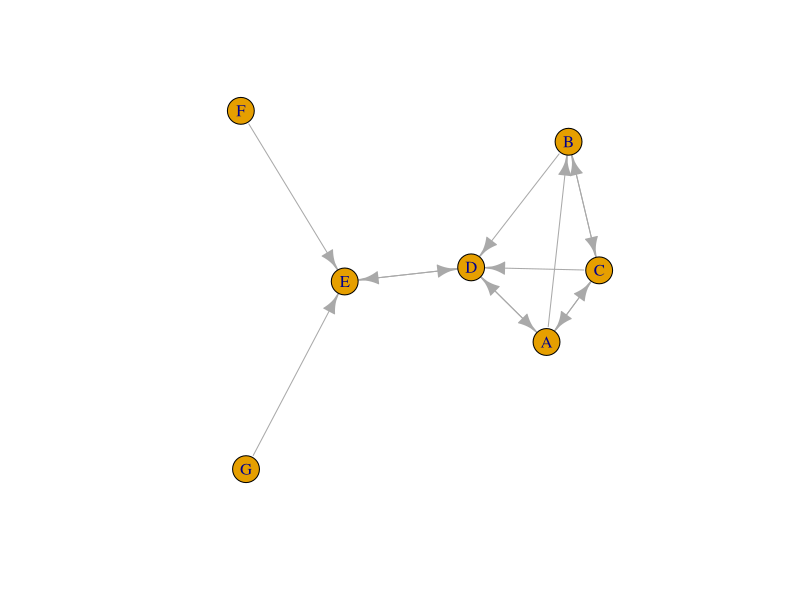
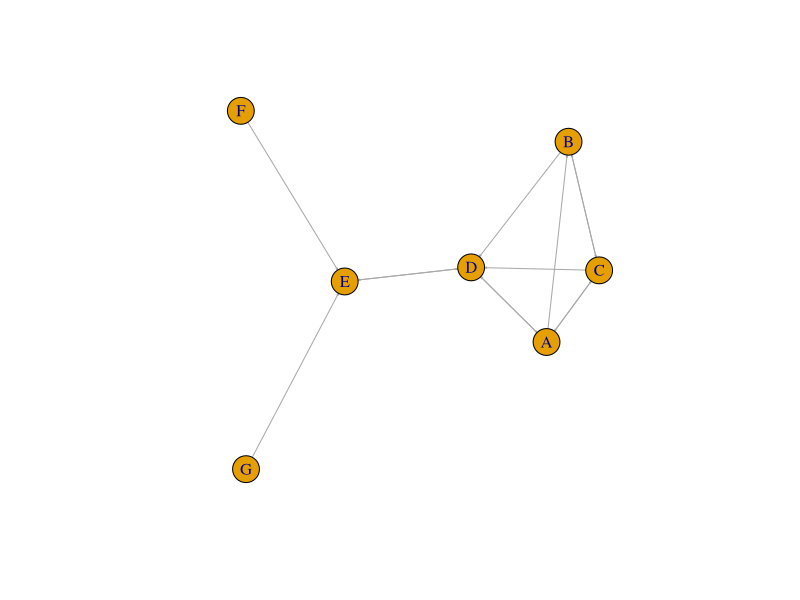
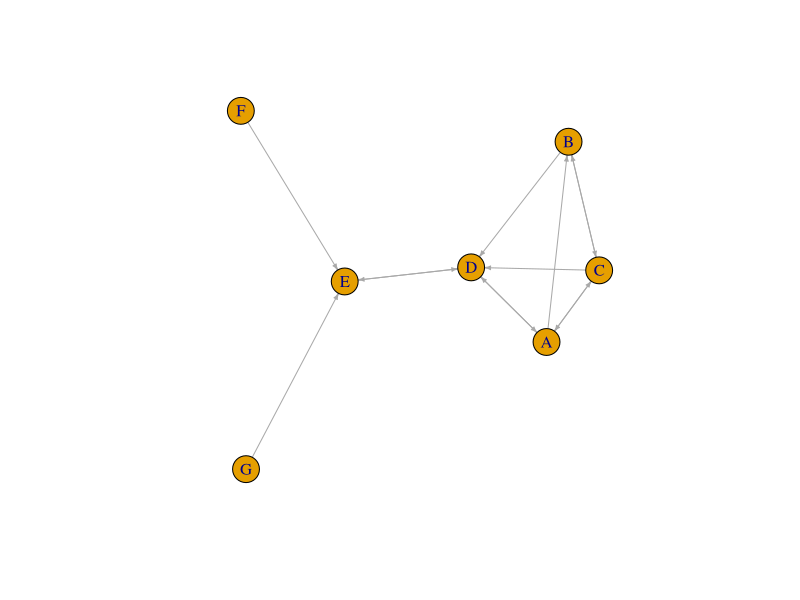
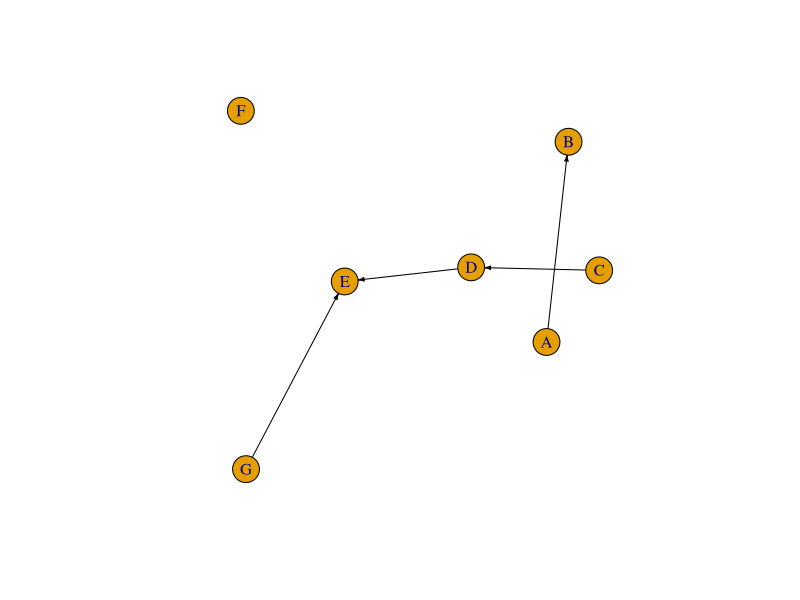
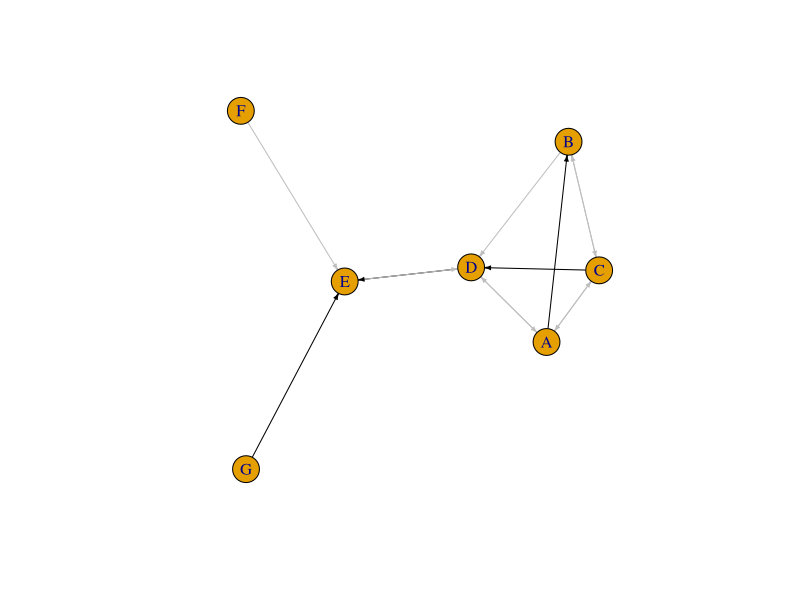
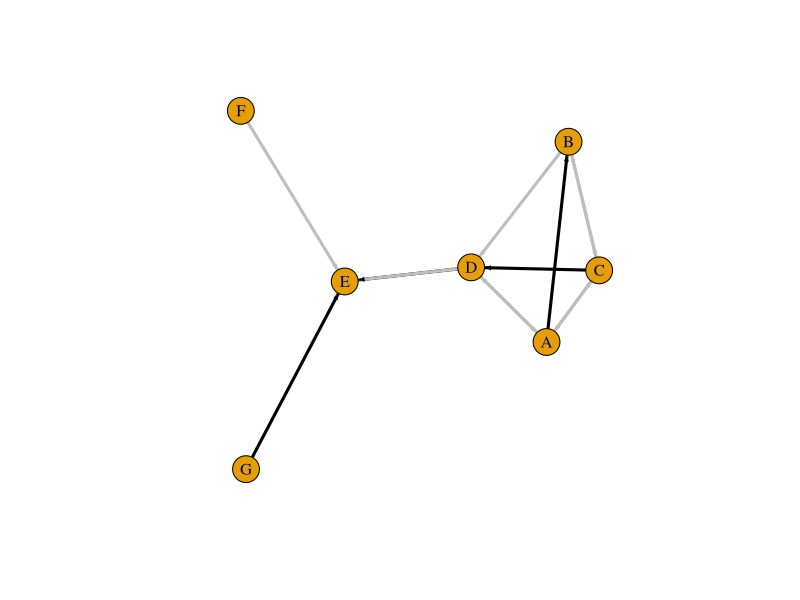
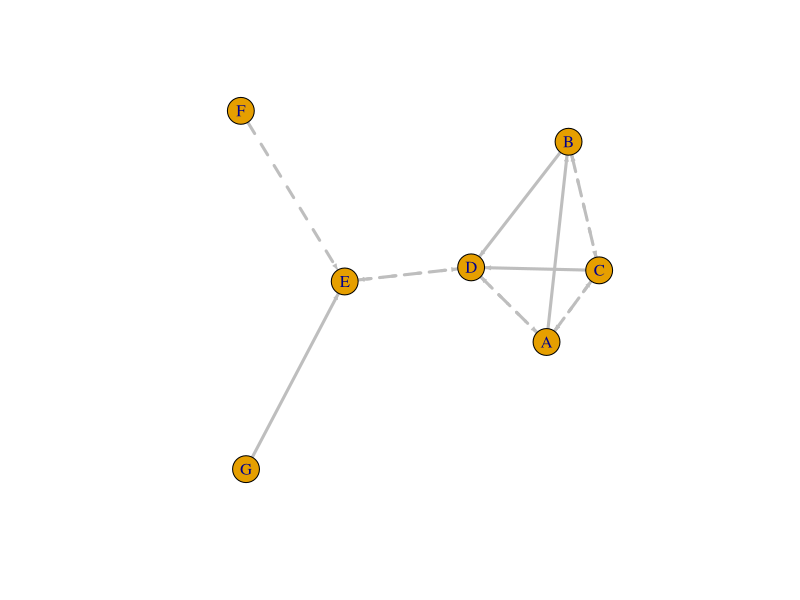
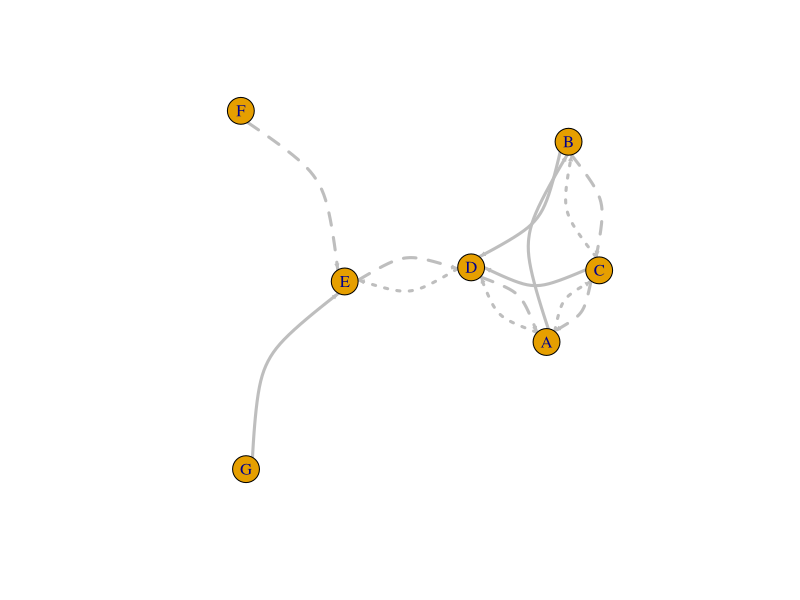

Generate these figures, in order, with R:
# Tutorial NSMA - igraph 
# Visualisate: Edges

library(igraph)
graphics.off()
rm(list=ls())

# zie ook de iets uitgebreidere tutorial over vertices
# de vormgeving daarvan werkt grotendeels hetzelfde


# -------- Begin met het simpele netwerk uit de eerdere opdracht ---------

# Maak een adjacency matrix
am_fr <- matrix(0, 7, 7)
colnames(am_fr) <- c("A", "B", "C", "D", "E", "F", "G")
rownames(am_fr) <- c("A", "B", "C", "D", "E", "F", "G")
am_fr[1,] <- c(0,1,1,1,0,0,0)
am_fr[2,] <- c(0,0,1,1,0,0,0)
am_fr[3, c(1,2,4)] <- 1
am_fr[4, c(1,5)] <- 1
am_fr[5,4] <- 1
am_fr[6,5] <- 1
am_fr[7,5] <- 1
# Checken! 
am_fr                         # klopt

igr_fr <- graph_from_adjacency_matrix(am_fr, mode= "directed")


# ----------------------- Fixeer de layout --------------------------

set.seed(5678)
my_l <- layout_nicely(igr_fr)
plot.igraph(igr_fr, layout = my_l)


# ----- Kenmerken aan plot commando of  E() toevoegen ---------------

plot.igraph(igr_fr, layout = my_l, edge.arrow.size = 0.1) 

E(igr_fr)
E(igr_fr)$arrow.size <- 0.3
plot.igraph(igr_fr, layout = my_l) 
E(igr_fr)$arrow.size

# toevoegen aan E() ivm subsetting
length(E(igr_fr))
E(igr_fr)[c(1,8,10,13)]$color <- "black"
plot(igr_fr, layout= my_l)
# niet het verwachte resultaat!
# igraph neemt aan dat je de default kleur wilt overschrijven
# en dat de rest geen kleur heeft
E(igr_fr)$color                 # aantal ontbrekende waarden

E(igr_fr)$color <- "grey"       # gebruik repetitie
E(igr_fr)[c(1,8,10,13)]$color <- "black"
plot(igr_fr, layout= my_l) # moeilijk te zien

E(igr_fr)$width <- 3
plot(igr_fr, layout= my_l)


# -------------- Informatie halen uit df  --------------

# Bijv: je hebt data over de mate van contact tussen nodes 
# Bijv. een vraag (voor alle genoemde personen) Hoe vaak 
# zie je deze persoon? (1= weinig; 2= soms; 3=vaak)

E(igr_fr)$color <- "grey" 

# van igraph naar een data frame met de edge list
# fictief bestand
el_fr <- as_data_frame(igr_fr, what = "edges")
el_fr
el_fr$contact <- c(3, 1, 1, 2, 3, 2, 1, 3, 2, 1, 2, 2, 3)

# omzetten naar soort lijn (lty = line type)
E(igr_fr)$lty <- ifelse(el_fr$contact==3, "solid", 
                        ifelse(el_fr$contact==2, "dashed", 
                               "dotted"))
E(igr_fr)$lty
plot(igr_fr, layout= my_l)

# edges liggen soms over elkaar heen
E(igr_fr)$curved <- T
plot(igr_fr, layout= my_l)

# arrow head nog wat vergroten
E(igr_fr)$arrow.size <- 0.5
plot(igr_fr, layout= my_l)



#  Meer informatie:
#  - Eerste deel boekhoofdstuk (McNulty)
#  - Igraph documentatie over Drawing graphs






